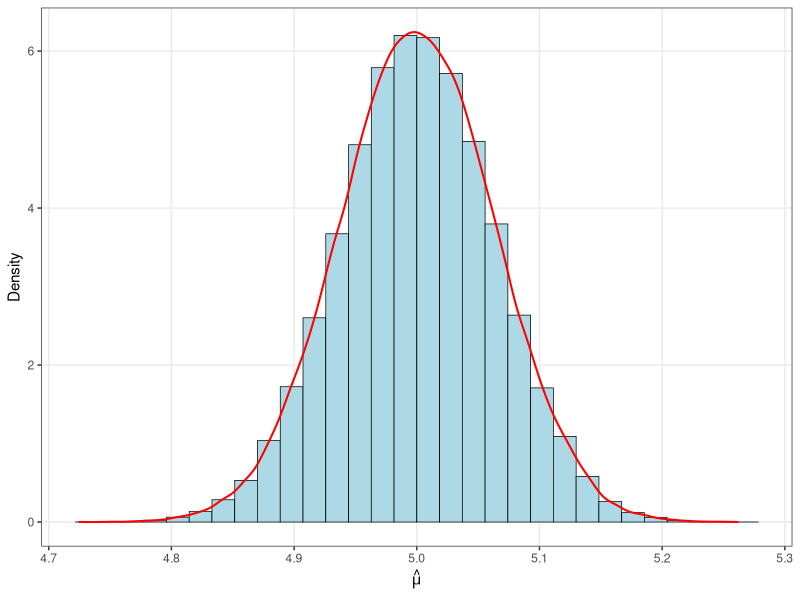
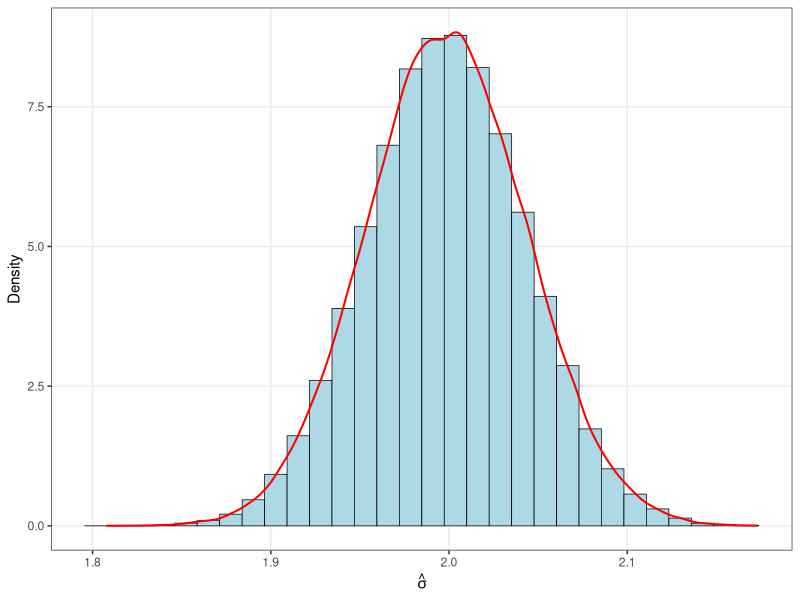

Reproduce these figures in R, in order.
## =====================================================
## 1. Prepare environment & set working directory
## =====================================================

# Set folder to current script location (in RStudio)
if (requireNamespace("rstudioapi", quietly = TRUE) && rstudioapi::isAvailable()) {
  setwd(dirname(rstudioapi::getActiveDocumentContext()$path))
}

# Load necessary package
# install.packages("ggplot2")
library(ggplot2)

## =====================================================
## 2. Set parameters and run simulations
## =====================================================

set.seed(123)

mu_true    <- 5
sigma_true <- 2
n               <- 1000       # Sample size
num_simulations <- 100000     # Number of simulations

# Initialize vectors to store maximum likelihood estimates
mu_mle_values    <- numeric(num_simulations)
sigma_mle_values <- numeric(num_simulations)

# Perform multiple simulations
for (i in 1:num_simulations) {
  sample <- rnorm(n, mu_true, sigma_true)
  mu_mle_values[i]    <- mean(sample)
  sigma_mle_values[i] <- sqrt((n - 1) / n * var(sample))
}

# Compare the mean with E(sigma2_MLE) = (n-1) / n * sigma^2
cat("Average of mu estimator:", mean(mu_mle_values), "\n")
cat("Average of sigma^2 estimator:", mean(sigma_mle_values^2), "\n")

## =====================================================
## 3. Prepare data for ggplot2
## =====================================================

df_mu    <- data.frame(mu_mle    = mu_mle_values)
df_sigma <- data.frame(sigma_mle = sigma_mle_values)

## =====================================================
## 4. Plot and save distribution of mu MLE
## =====================================================

mle_theme <- theme_bw(base_size = 11) +
  theme(panel.grid.minor = element_blank())

p_mu <- ggplot(df_mu, aes(x = mu_mle)) +
  geom_histogram(aes(y = after_stat(density)),
                 bins = 30, colour = "black", fill = "lightblue",
                 linewidth = 0.25) +
  geom_density(colour = "red", linewidth = 0.7) +
  labs(x = expression(hat(mu)), y = "Density") +
  mle_theme

ggsave("mu_mle_distribution.png", plot = p_mu,
       width = 3.5, height = 3.2, dpi = 300)

## =====================================================
## 5. Plot and save distribution of sigma MLE
## =====================================================

p_sigma <- ggplot(df_sigma, aes(x = sigma_mle)) +
  geom_histogram(aes(y = after_stat(density)),
                 bins = 30, colour = "black", fill = "lightblue",
                 linewidth = 0.25) +
  geom_density(colour = "red", linewidth = 0.7) +
  labs(x = expression(hat(sigma)), y = "Density") +
  mle_theme

ggsave("sigma_mle_distribution.png", plot = p_sigma,
       width = 3.5, height = 3.2, dpi = 300)
